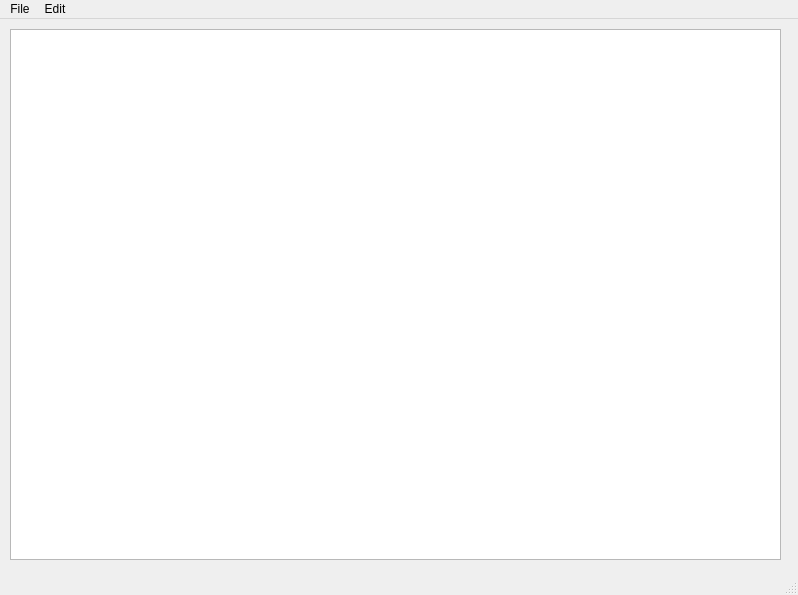
<?xml version="1.0" encoding="UTF-8"?>
<ui version="4.0">
 <class>MainWindow</class>
 <widget class="QMainWindow" name="MainWindow">
  <property name="geometry">
   <rect>
    <x>0</x>
    <y>0</y>
    <width>798</width>
    <height>595</height>
   </rect>
  </property>
  <property name="windowTitle">
   <string>MainWindow</string>
  </property>
  <widget class="QWidget" name="centralwidget">
   <widget class="QWidget" name="verticalLayoutWidget">
    <property name="geometry">
     <rect>
      <x>10</x>
      <y>10</y>
      <width>771</width>
      <height>531</height>
     </rect>
    </property>
    <layout class="QVBoxLayout" name="verticalLayout">
     <item>
      <widget class="QTextEdit" name="textEdit"/>
     </item>
    </layout>
   </widget>
  </widget>
  <widget class="QMenuBar" name="menubar">
   <property name="geometry">
    <rect>
     <x>0</x>
     <y>0</y>
     <width>798</width>
     <height>22</height>
    </rect>
   </property>
   <widget class="QMenu" name="menuFile">
    <property name="title">
     <string>File</string>
    </property>
    <addaction name="actionNew"/>
    <addaction name="actionOpen"/>
    <addaction name="actionSave_as"/>
    <addaction name="actionPrint"/>
    <addaction name="actionExit"/>
   </widget>
   <widget class="QMenu" name="menuEdit">
    <property name="title">
     <string>Edit</string>
    </property>
    <addaction name="actionCopy"/>
    <addaction name="actionPaste"/>
    <addaction name="actionCut"/>
    <addaction name="actionUndo"/>
    <addaction name="actionRedo"/>
   </widget>
   <addaction name="menuFile"/>
   <addaction name="menuEdit"/>
  </widget>
  <widget class="QStatusBar" name="statusbar"/>
  <action name="actionNew">
   <property name="text">
    <string>New</string>
   </property>
  </action>
  <action name="actionOpen">
   <property name="text">
    <string>Open</string>
   </property>
  </action>
  <action name="actionSave_as">
   <property name="text">
    <string>Save as</string>
   </property>
  </action>
  <action name="actionPrint">
   <property name="text">
    <string>Print</string>
   </property>
  </action>
  <action name="actionExit">
   <property name="text">
    <string>Exit</string>
   </property>
  </action>
  <action name="actionCopy">
   <property name="text">
    <string>Copy</string>
   </property>
  </action>
  <action name="actionPaste">
   <property name="text">
    <string>Paste</string>
   </property>
  </action>
  <action name="actionCut">
   <property name="text">
    <string>Cut</string>
   </property>
  </action>
  <action name="actionUndo">
   <property name="text">
    <string>Undo</string>
   </property>
  </action>
  <action name="actionRedo">
   <property name="text">
    <string>Redo</string>
   </property>
  </action>
 </widget>
 <resources/>
 <connections/>
</ui>
